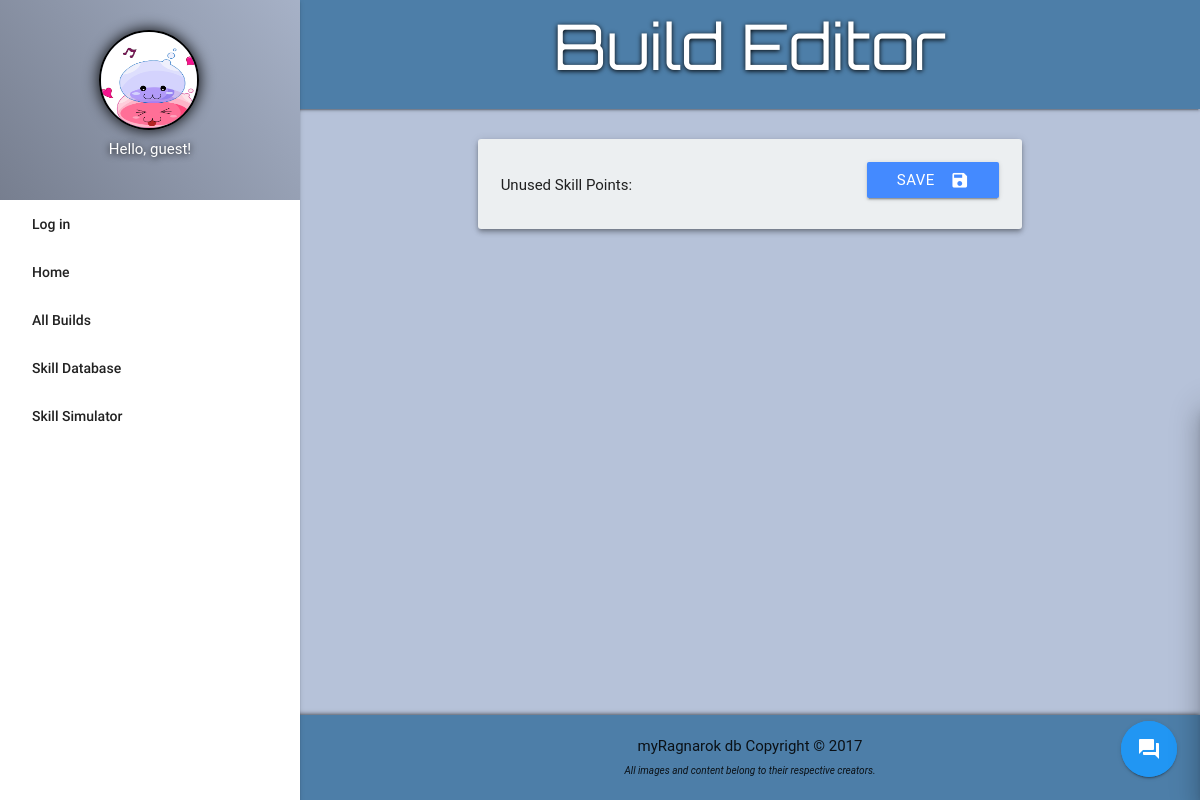
The app's page /build_update.php?build_id=21, older data.
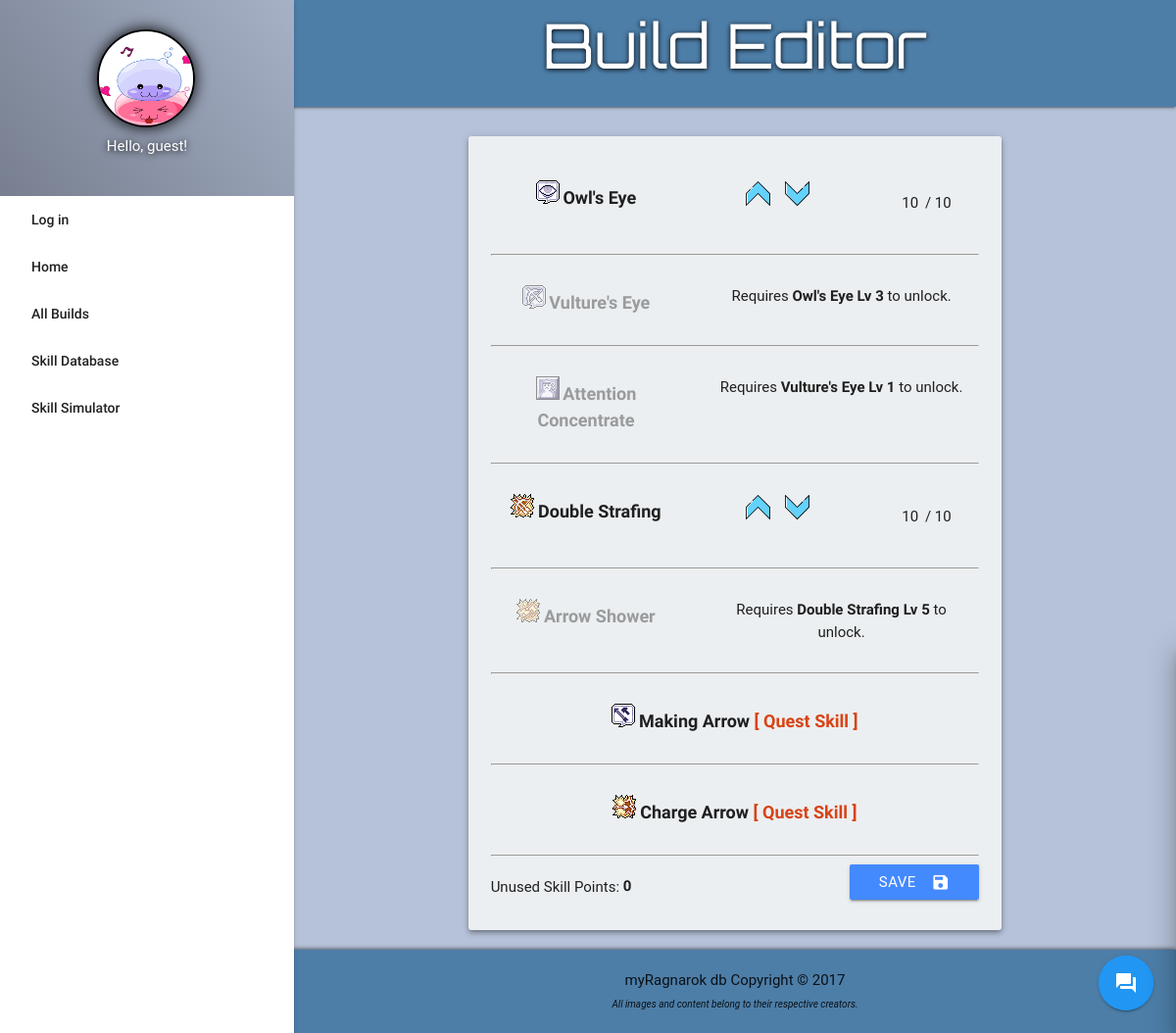
The same page, newer data.
### tables this page shows
CREATE TABLE `skill_sims` (
  `id` int(10) NOT NULL,
  `skill_id` int(10) DEFAULT NULL,
  `level` int(10) NOT NULL,
  `build_id` int(10) DEFAULT NULL,
  `pts_left` int(11) NOT NULL
);

CREATE TABLE `skills` (
  `id` int(10) NOT NULL,
  `skill_name` varchar(255) NOT NULL,
  `description` text NOT NULL,
  `class` varchar(255) DEFAULT NULL,
  `required_for` varchar(255) NOT NULL DEFAULT 'None',
  `max_level` int(10) NOT NULL,
  `icon` varchar(255) NOT NULL,
  `quest_skill` varchar(255) NOT NULL DEFAULT 'No',
  `unlock_requirements` varchar(255) NOT NULL DEFAULT 'None'
);

### build_update.php (the view, shortened to what this page needs)
<?php
function header_title(){
	echo 'Build Editor';
};
function display_content(){
	global $conn;
	$build_id = $_GET['build_id'];
	echo '<div class="container">';
	$sql = "SELECT * FROM skill_sims ss JOIN skills s ON ss.skill_id = s.id WHERE build_id = '$build_id'";
	$result = mysqli_query($conn, $sql);
		echo '<div class="row">
			<div class="bg margin-top z-depth-2 col l10 m12 s12 offset-l1 center-align">
				<form method="POST">';
				while($row = mysqli_fetch_assoc($result)){
					extract($row);
					if($quest_skill == 'No'){
							echo'<div class="row row-no-margin">
								<div class="'.$id.' col l5 m5 s12">
									<img id="icon'.$skill_name.'" src="'.$icon.'"> <span class="skill-db-header">'.$skill_name.'</span>
								</div>
								<div class="skill-data'.$id.' col l4 m4 s6"><button id="add'.$skill_name.'" onclick="level(1,this.id)" type="button" class="add'.$id.'"><img src="images/up-arrow.svg" alt="up" height="25"></button>
									<button id="min'.$skill_name.'" onclick="level(-1,this.id)" type="button" class="min'.$id.'"><img src="images/down-arrow.svg" alt="down" height="25"></button>
								</div>
								<div class="skill-data'.$id.' col l3 m3 s6" id="skill-values'.$skill_name.'">
										<input readonly type="text" id="level'.$skill_name.'" class="level'.$id.' current-skill-level" name="'.$skill_name.'" value="'.$level.'" style="width: 20px; border-bottom: none; margin: 0">
										<span style="display:none" id="hidden'.$skill_name.'" class="hidden'.$id.'">'.$level.'</span>
										<span class="hide-on-small-only"> / </span>
										<span id="max'.$skill_name.'" class="hide-on-small-only">'.$max_level.'</span><br>
								</div>';
								if($unlock_requirements != 'None'){
									echo '<div class="skill-requirements'.$id.' col l7 m7 s12">
										<span>Requires <b>'.$unlock_requirements.'</b> to unlock.</span>
									</div>';
								}
							echo '</div><hr>';
					};
					if($quest_skill == 'Yes'){
							echo '<div class="row row-no-margin">
								<div class="'.$id.' col l12 m12 s12">
									<img id="icon'.$skill_name.'" src="'.$icon.'"> <span class="skill-db-header">'.$skill_name.' <span class="quest-marker">[ Quest Skill ]</span></span>
									<input hidden type="text" id="level'.$skill_name.'" name="'.$skill_name.'" value="1">
								</div>
							</div><hr>';
					};
				};
					echo '<button type="submit" name="updateBuild" class="btn blue accent-2 btn-hover-scale right"><i class="right material-icons">save</i>Save</button>
					<span class="left">Unused Skill Points: <span id="unused-sp"><b><input type="text" id="sp_left" name="sp_left" value="'.$pts_left.'" style="width: 20px; border-bottom: none; margin: 0"></b></span></span>
				</form>
			</div>
		</div>
	</div>';
};
require_once 'template.php';
?>

Row changes from the older to the newer data that the page shows:
added skill_sims: skill.icon (picture), skill.skill_name "Owl's Eye", level "10", skill.max_level "10"
added skill_sims: skill.icon (picture), skill.skill_name "Vulture's Eye", skill.unlock_requirements "Owl's Eye Lv 3"
added skill_sims: skill.icon (picture), skill.skill_name "Attention Concentrate", skill.unlock_requirements "Vulture's Eye Lv 1"
added skill_sims: skill.icon (picture), skill.skill_name "Double Strafing", level "10", skill.max_level "10"
added skill_sims: skill.icon (picture), skill.skill_name "Arrow Shower", skill.unlock_requirements "Double Strafing Lv 5"
added skill_sims: skill.icon (picture), skill.skill_name "Making Arrow"
added skill_sims: skill.icon (picture), skill.skill_name "Charge Arrow", sp_left "0"
